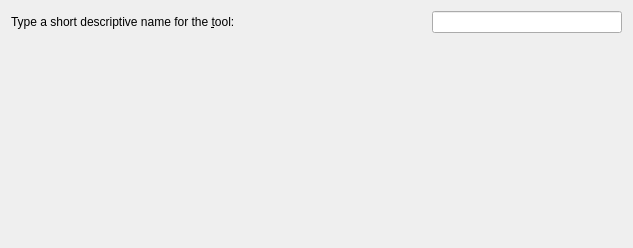
<?xml version="1.0" encoding="UTF-8"?>
<ui version="4.0">
 <class>NewToolWizardToolNamePage</class>
 <widget class="QWidget" name="NewToolWizardToolNamePage">
  <property name="geometry">
   <rect>
    <x>0</x>
    <y>0</y>
    <width>633</width>
    <height>248</height>
   </rect>
  </property>
  <layout class="QVBoxLayout">
   <item>
    <layout class="QHBoxLayout">
     <item>
      <widget class="QLabel" name="m_lbName">
       <property name="text">
        <string>Type a short descriptive name for the &amp;tool:</string>
       </property>
       <property name="wordWrap">
        <bool>false</bool>
       </property>
       <property name="buddy">
        <cstring>m_leName</cstring>
       </property>
      </widget>
     </item>
     <item>
      <spacer>
       <property name="orientation">
        <enum>Qt::Horizontal</enum>
       </property>
       <property name="sizeHint" stdset="0">
        <size>
         <width>40</width>
         <height>20</height>
        </size>
       </property>
      </spacer>
     </item>
     <item>
      <widget class="KLineEdit" name="m_leName">
       <property name="sizePolicy">
        <sizepolicy hsizetype="MinimumExpanding" vsizetype="Fixed">
         <horstretch>0</horstretch>
         <verstretch>0</verstretch>
        </sizepolicy>
       </property>
       <property name="minimumSize">
        <size>
         <width>100</width>
         <height>0</height>
        </size>
       </property>
       <property name="text">
        <string/>
       </property>
      </widget>
     </item>
    </layout>
   </item>
   <item>
    <layout class="QVBoxLayout">
     <item>
      <spacer>
       <property name="orientation">
        <enum>Qt::Vertical</enum>
       </property>
       <property name="sizeType">
        <enum>QSizePolicy::Expanding</enum>
       </property>
       <property name="sizeHint" stdset="0">
        <size>
         <width>20</width>
         <height>70</height>
        </size>
       </property>
      </spacer>
     </item>
     <item>
      <widget class="QLabel" name="m_lbWarning">
       <property name="text">
        <string/>
       </property>
       <property name="wordWrap">
        <bool>false</bool>
       </property>
      </widget>
     </item>
    </layout>
   </item>
  </layout>
 </widget>
 <customwidgets>
  <customwidget>
   <class>KLineEdit</class>
   <extends>QLineEdit</extends>
   <header>klineedit.h</header>
  </customwidget>
 </customwidgets>
 <resources/>
 <connections/>
</ui>
